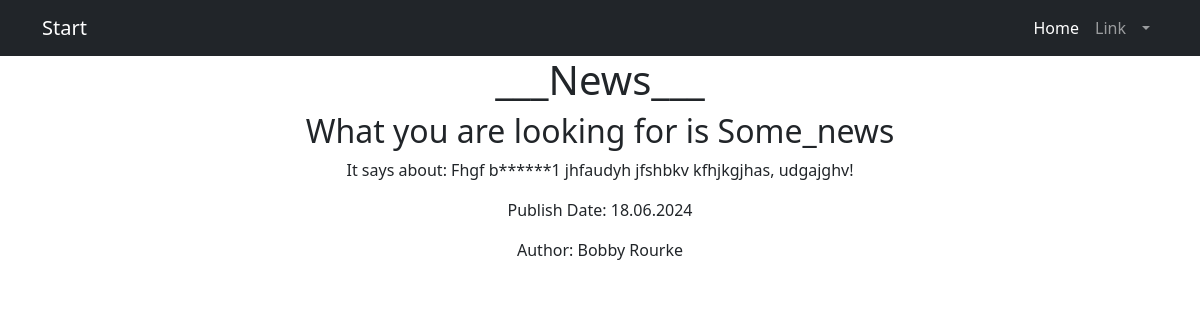
The page /32/ on the database its author committed.
### news/models.py (models this page shows, shortened)
class Post(models.Model):
    author = models.ForeignKey('Author', on_delete=models.CASCADE, blank=True)
    POST_TYPES = (
        ('article', 'Article'),
        ('news', 'News'),
    )
    post_type = models.CharField(max_length=10, choices=POST_TYPES)
    created_at = models.DateTimeField(auto_now_add=True)
    categories = models.ManyToManyField('Category', through='PostCategory')
    title = models.CharField(max_length=255)
    content = models.TextField()
    rating = models.IntegerField(default=0)
    authorname = models.CharField(max_length=255,)

### news/views.py (the view)
# urls.py: path('<int:id>/', views.news_full_detail, name='news_full_detail'),
def news_full_detail(request, id):
    post = Post.objects.get(pk=id)
    post_info = {
        'title': post.title,
        'content': post.content,
        'publish_date': post.created_at.strftime('%d.%m.%Y'),
        'author': post.authorname,
    }
    return render(request, 'news_full_detail.html', {'post': post_info})

### news/templatetags/censor.py (called while the page is built)
@register.filter(name='censor')
def censor(value):
    banned_words = ['badword', 'badword1', 'badword2']
    for word in banned_words:
        if isinstance(word, str):
            value = value.replace(word[1:], '*' * len(word[1:]))
    return value

### news/templates/news_full_detail.html
{% extends 'flatpages/default.html' %}
{% load censor %}
{% block content %}
<h1>___News___</h1>
    <h2>What you are looking for is {{ post.title|censor }}</h2>
    <p>It says about: {{ post.content|censor }}</p>
    <p>Publish Date: {{ post.publish_date }}</p>
    {% if post.author %}
    <p>Author: {{ post.author }}</p>
    {% endif %}
{% endblock %}

### rows shown on the page
Post: title|censor "Some_news", content|censor "Fhgf b******1 jhfaudyh jfshbkv kfhjkgjhas, udgajghv!", author "Bobby Rourke"

### other values the page prints
{{ post.publish_date }} "18.06.2024"
